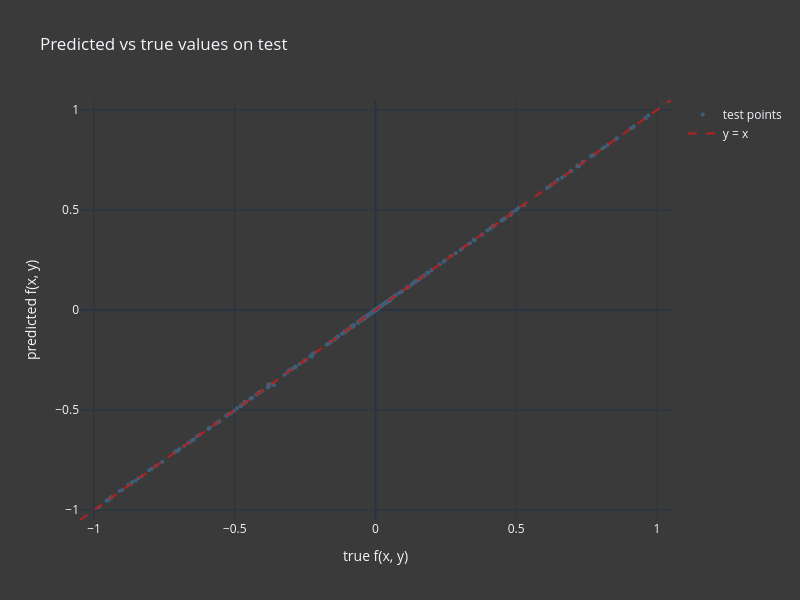

This figure's notebook cell:
### Code cell
# True vs predicted on the test part
fig = go.Figure()
fig.add_trace(go.Scatter(
    x=z_test_arr, y=pred_test, mode='markers', name='test points', opacity=0.5,
    marker=dict(size=4, color='steelblue')))
lims = [-1.05, 1.05]
fig.add_trace(go.Scatter(
    x=lims, y=lims, mode='lines', name='y = x',
    line=dict(color='firebrick', dash='dash')))
fig.update_layout(
    title='Predicted vs true values on test',
    paper_bgcolor='#3a3a3a', plot_bgcolor='#3a3a3a',
    xaxis_title='true f(x, y)', yaxis_title='predicted f(x, y)',
    width=800, height=600)
fig.update_xaxes(range=lims)
fig.update_yaxes(range=lims)
fig.show()

### Figure 1 — Plotly figure (JSON) as saved in the notebook; plotly's stock layout.template omitted (floating-point values rounded to 4 significant figures; data arrays with more than 128 entries replaced by an {"elided": "..."} marker saying what was removed)
{"data": [{"marker": {"color": "steelblue", "size": 4}, "mode": "markers", "name": "test points", "opacity": 0.5, "x": {"elided": "3000 float values"}, "y": {"elided": "3000 float values"}, "type": "scatter"}, {"line": {"color": "firebrick", "dash": "dash"}, "mode": "lines", "name": "y = x", "x": [-1.05, 1.05], "y": [-1.05, 1.05], "type": "scatter"}], "layout": {"title": {"text": "Predicted vs true values on test"}, "paper_bgcolor": "#3a3a3a", "plot_bgcolor": "#3a3a3a", "xaxis": {"title": {"text": "true f(x, y)"}, "range": [-1.05, 1.05]}, "yaxis": {"title": {"text": "predicted f(x, y)"}, "range": [-1.05, 1.05]}, "width": 800, "height": 600}}
